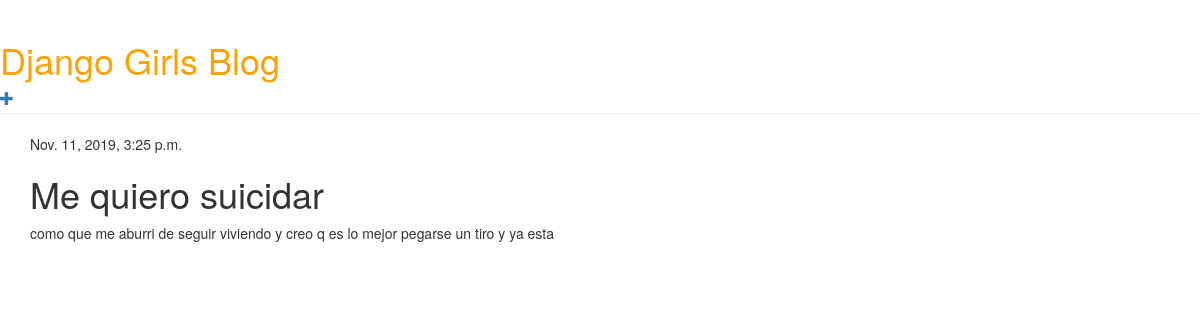
The app's page /post/2/ with its own data.
### blog/models.py (models this page shows)
class Post(models.Model):
    author = models.ForeignKey('auth.User', on_delete=models.CASCADE)
    title = models.CharField(max_length=200)
    text = models.TextField()
    created_date = models.DateTimeField(
            default=timezone.now)
    published_date = models.DateTimeField(
            blank=True, null=True)

### blog/views.py (the view)
# urls.py: path('post/<int:pk>/', views.post_detail, name='post_detail'),
def post_detail(request, pk):
    post = get_object_or_404(Post, pk=pk)
    return render(request, 'blog/post_detail.html', {'post': post})

### blog/templates/blog/post_detail.html (shortened to what this page needs)
{% extends 'blog/base.html' %}
{% block content %}
<div class="post">
    {% if post.published_date %}
    <div class="date">
        {{ post.published_date }}
    </div>
    {% endif %}
    <h1>{{ post.title }}</h1>
    <p>{{ post.text|linebreaksbr }}</p>
</div>
{% endblock %}

### records on screen
Post: published_date "Nov. 11, 2019, 3:25 p.m.", title "Me quiero suicidar", text "como que me aburri de seguir viviendo y creo q es lo mejor pegarse un tiro y ya esta"
